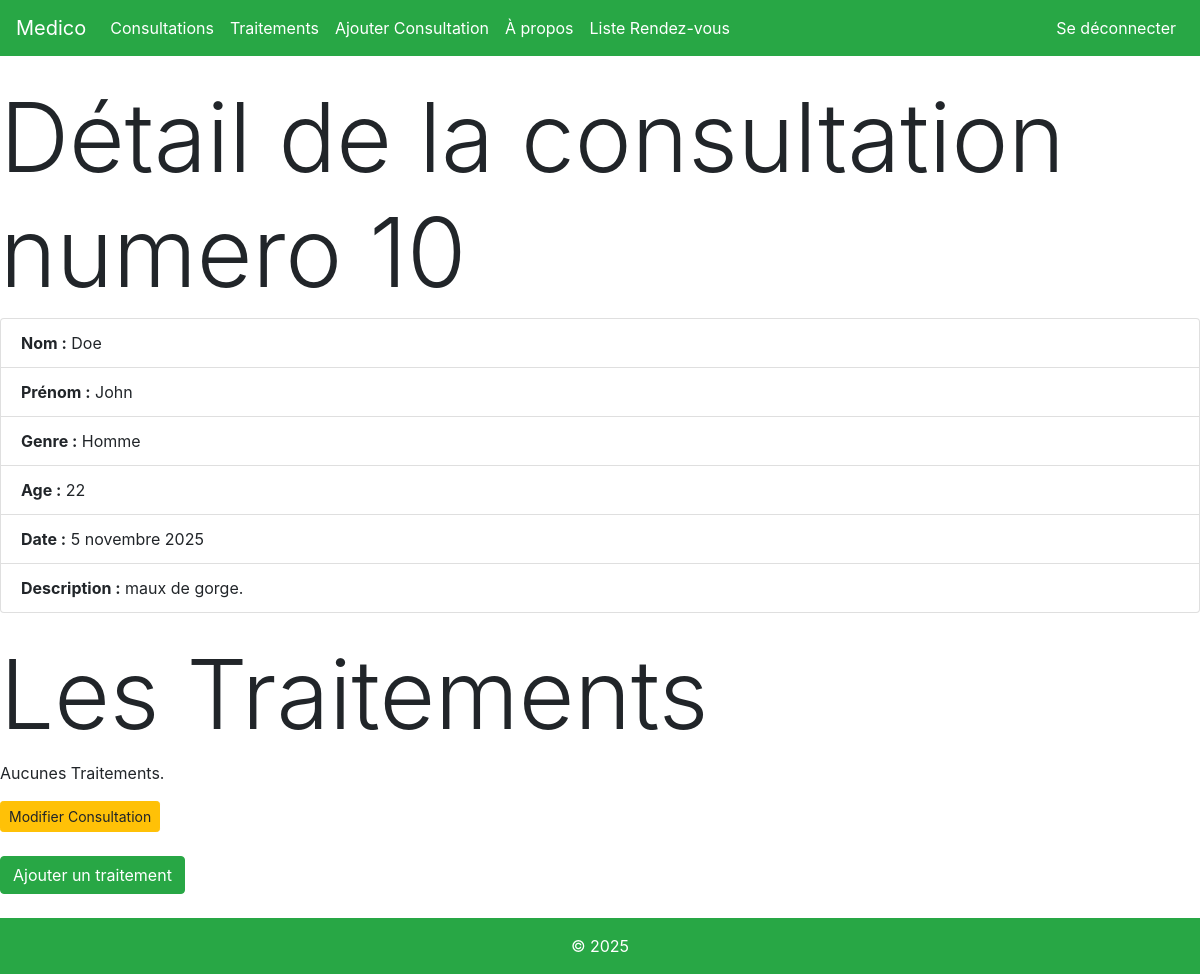
Before: /consultations/10/ (signed in) with the older database file.
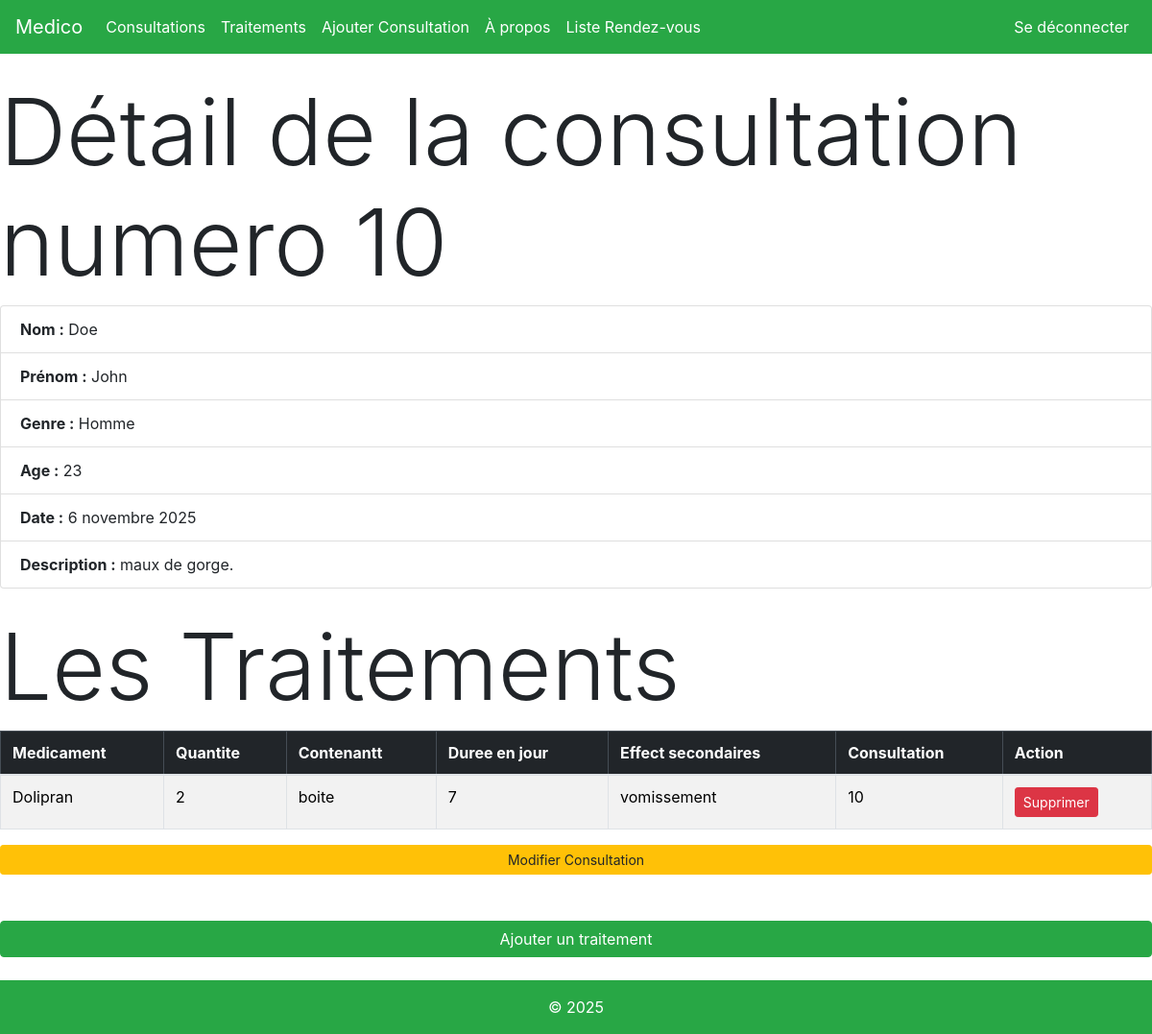
After: the same page with the newer database file.
### medico/models.py (models this page shows, shortened)
class Consultation(models.Model):
    GENRE_CHOIX = [('F', "Femme"), ('H', "Homme")]
    patient_nom = models.CharField(max_length=40, null=False)
    patient_prenom = models.CharField(max_length=30, null=False)
    patient_genre = models.CharField(max_length=1, null=False, choices=GENRE_CHOIX)
    patient_age = models.IntegerField(null=False)
    description = models.TextField(null=False)
    date_consultation = models.DateField(null=False)

class Traitement(models.Model):
    medicament=models.CharField(max_length=40, null=False)
    quantite=models.IntegerField(null=False)
    contenant=models.CharField(max_length=20, null=False)
    duree=models.IntegerField(null=False)  # durée en jours
    effects_secondaires=models.TextField(null=False, blank=True)
    consultation=models.ForeignKey(Consultation, on_delete=models.CASCADE, null=False)

### medico/views.py (the view)
# urls.py: path('consultations/<int:consultationID>/',views.consultationDetail, name='consultationDetail' ),
def consultationDetail(request, consultationID):
    permission = checkpermissions(request)
    if permission:
        return permission
    consultation=Consultation.objects.get(pk=consultationID)
    lesTraitements = consultation.traitement_set.all()
    context = {
        "consultation": consultation,
        "lesTraitements": lesTraitements,
    }
    return render(request,"medico/consultationDetails.html",context)

### medico/views.py (called while the page is built)
def checkpermissions(request):
    if not (request.session.get('is_doctor') or request.session.get('is_admin')):
        return redirect('about')

### medico/templates/medico/consultationDetails.html (shortened to what this page needs)
{% extends 'medico/main.html'%}
{% load django_bootstrap5 %}
{% block content %}
</head>
<body>
   <h1 class="display-1">Détail de la consultation numero {{ consultation.pk }}</h1>
<ul class="list-group" >
    <li class="list-group-item"><strong>Nom :</strong> {{ consultation.patient_nom }}</li>
    <li class="list-group-item"><strong>Prénom :</strong> {{ consultation.patient_prenom }}</li>
    <li class="list-group-item"><strong>Genre :</strong> {{ consultation.get_patient_genre_display }}</li>
    <li class="list-group-item"><strong>Age :</strong> {{ consultation.patient_age }}</li>
    <li class="list-group-item"><strong>Date :</strong> {{ consultation.date_consultation }}</li>
    <li class="list-group-item"><strong>Description :</strong> {{ consultation.description }}</li>
</ul>
<br>
<h1 class="display-1">Les Traitements </h1>
<div class="custom-table">
{% if lesTraitements %}
<table class="table table-striped table-bordered">
    <thead class="table-dark">
        <tr>
            <th>Medicament</th>
            <th>Quantite</th>
            <th>Contenantt</th>
            <th>Duree en jour</th>
            <th>Effect secondaires</th>
            <th>Consultation</th>
            <th>Action</th>
        </tr>
    </thead>
    <tbody>
        {% for unTraitement in lesTraitements %}
        <tr>
        <td>{{unTraitement.medicament}}</td>
        <td>{{unTraitement.quantite}}</td>
        <td>{{unTraitement.contenant}}</td>
        <td>{{unTraitement.duree}}</td>
        <td>{{unTraitement.effects_secondaires}}</td>
        <td>{{ unTraitement.consultation.id }}</td>
        <td><a class="btn btn-sm btn-danger" href="{% url 'delete_traitement' unTraitement.id %}">Supprimer</a></td>
        </tr>
        {% endfor %}
    </tbody>
</table>
</div>
{% else %}
<p>Aucunes Traitements.</p>
{% endif %}
 <a href="{% url 'editConsultation' consultation.id %}" class="btn btn-sm btn-warning mb-4">
        Modifier Consultation
    </a>
    <br>
    <a href="{% url 'ajouter_traitement' consultation.pk %}" class="btn btn-success mb-4">
        Ajouter un traitement
    </a>
{% endblock %}

Changed rows visible on the page:
changed Consultation "Doe": patient_age "22" → "23"; date_consultation "5 novembre 2025" → "6 novembre 2025"
added Traitement: medicament "Dolipran", quantite "2", contenant "boite", duree "7", effects_secondaires "vomissement", consultation.id "10"
Other visible differences:
text no longer shown: "Aucunes Traitements."
text now shown: "Medicament Quantite Contenantt Duree en jour Effect secondaires Consultation Action"
